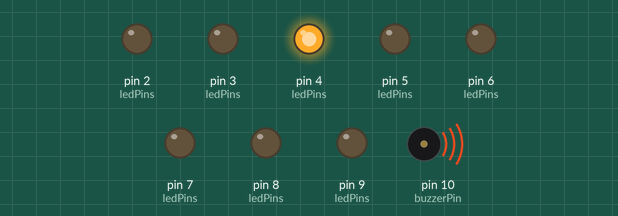
This sketch was run on a simulated Arduino Uno, built with avr-gcc and run on an emulated ATmega328P. Shown: output pins drawn as LEDs (lit = HIGH), buzzer (waves = sounding). At 13.2 s the program stops and its outputs stay as they are.

Above: at 0.2 s.
At 3.51 s:
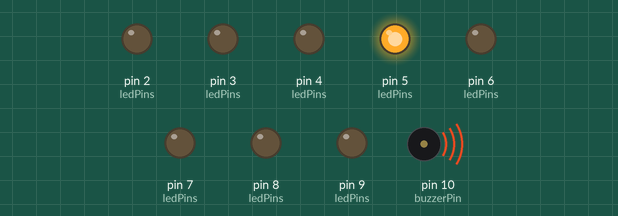
At 5.31 s:
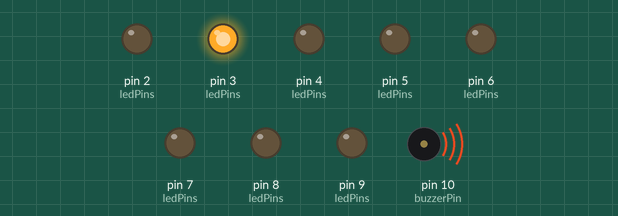
At 6.35 s:
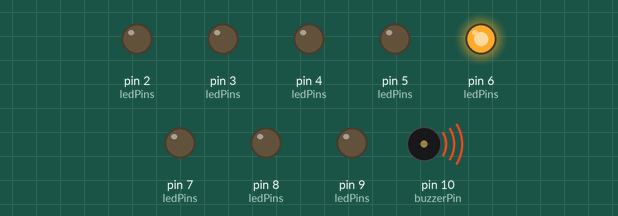
At 12.5 s:
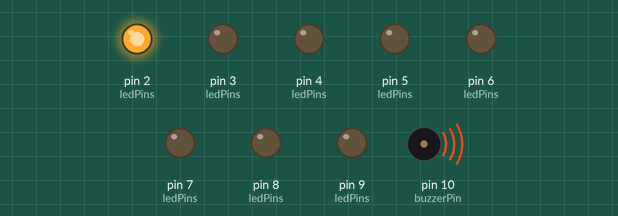
At 13.3 s:
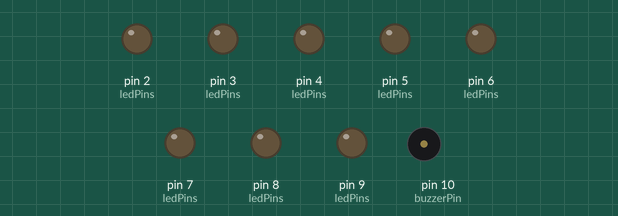
Timing chart, 0 to 14.7 s (numbered marks = the images above):
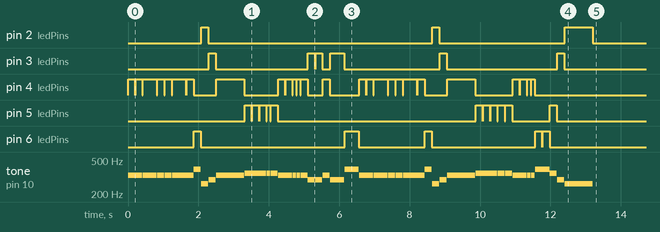

The sketch:

music_player_lights.ino
```cpp
/*

MUSIC PLAYER W/ LIGHTS

Use the buzzer to play a song!

  The buzzer in your Inventor's Kit is an electromechanical
  component you can use to make noise. Inside the buzzer is a
  coil of wire and a small magnet. When current flows through
  the coil, it becomes magnetized and pulls towards the magnet,
  creating a tiny "click". When you do this thousands of times
  per second, you create tones.

  The Arduino has a built-in command called tone() which clicks
  the buzzer at a certain frequency. This sketch knows the
  frequencies of the common notes, allowing you to create songs.
  We're never going to let you down!

Hardware connections:

  The buzzer has two pins. One is positive and one is negative.
  The postitive pin is marked by a "+" symbol on both the top
  and bottom of the buzzer.

  Connect the positive pin to Arduino digital pin 9.
  (Note that this must be a PWM pin.)
  Connect the negative pin to GND.

  Tip: if the buzzer doesn't fit into the breadboard easily,
  try rotating it slightly to fit into diagonal holes.

This sketch was written by SparkFun Electronics,
with lots of help from the Arduino community.
(This sketch was originally developed by D. Cuartielles for K3)
This code is completely free for any use.
Visit http://www.arduino.cc to learn about the Arduino.

Version 2.0 6/2012 MDG
*/

/*
This sketch uses the buzzer to play songs.
The Arduino's tone() command will play notes of a given frequency.
We'll provide a function that takes in note characters (a-g),
and returns the corresponding frequency from this table:

  note 	frequency
  c     262 Hz
  d     294 Hz
  e     330 Hz
  f     349 Hz
  g     392 Hz
  a     440 Hz
  b     494 Hz
  C     523 Hz

For more information, see http://arduino.cc/en/Tutorial/Tone
*/

const int buzzerPin = 10;

// We'll set up an array with the notes we want to play
// change these values to make different songs!

// Length must equal the total number of notes and spaces

// Baby Shark
// const int songLength = 30;

// Jingle Bells
const int songLength = 51;

// Notes is an array of text characters corresponding to the notes
// in your song. A space represents a rest (no tone)

// Baby Shark
// char notes[] = "cdfffffffcdfffffffcdfffffffcde";

// Jingle Bells
char notes[] = "eeeeeeegcdefffffeeeeeddedgeeeeeeegcdefffffeeeeggfdc"; // a space represents a rest

// Beats is an array values for each note and rest.
// A "1" represents a quarter-note, 2 a half-note, etc.
// Don't forget that the rests (spaces) need a length as well.

// Baby Shark
// int beats[] = {4,4,2,2,2,1,2,1,2,2,2,2,2,2,1,2,1,2,2,2,2,2,2,1,2,1,2,2,2,4};

// Jingle Bells
int beats[] = {2,2,4,2,2,4,2,2,2,2,8,2,2,2,1,2,2,2,1,1,2,2,2,2,4,4,2,2,4,2,2,4,2,2,2,2,8,2,2,2,2,2,2,2,1,1,2,2,2,2,8};

int ledPins[] = {2,3,4,5,6,7,8,9};

// The tempo is how fast to play the song.
// To make the song play faster, decrease this value.

int tempo = 100;

int light = 0;

int index = 0;

void setup()
{
  Serial.begin(9600);
  pinMode(buzzerPin, OUTPUT);
  for(index = 2; index <= 9; index++)
  {
    pinMode(index,OUTPUT);
    // ledPins[index] is replaced by the value in the array.
    // For example, ledPins[0] is 2
    digitalWrite(index, LOW);
  }
}


void loop()
{
  int i, duration;

  for (i = 0; i < songLength; i++) // step through the song arrays
  {
    duration = beats[i] * tempo;  // length of note/rest in ms

    if (notes[i] == ' ')          // is this a rest?
    {
      delay(duration);            // then pause for a moment
    }
    else                          // otherwise, play the note
    {
      tone(buzzerPin, frequency(notes[i]), duration);
      digitalWrite(light, HIGH);
      delay(duration);            // wait for tone to finish
    }
    digitalWrite(light, LOW);
    delay(tempo/10);              // brief pause between notes
  }

  // We only want to play the song once, so we'll pause forever:
  while(true){}
  // If you'd like your song to play over and over,
  // remove the above statement
}


int frequency(char note)
{
  // This function takes a note character (a-g), and returns the
  // corresponding frequency in Hz for the tone() function.

  int i;
  const int numNotes = 8;  // number of notes we're storing

  // The following arrays hold the note characters and their
  // corresponding frequencies. The last "C" note is uppercase
  // to separate it from the first lowercase "c". If you want to
  // add more notes, you'll need to use unique characters.

  // For the "char" (character) type, we put single characters
  // in single quotes.

  char names[] = { 'c', 'd', 'e', 'f', 'g', 'a', 'b', 'C' };
  int frequencies[] = {262, 294, 330, 349, 392, 440, 494, 523};

  // Now we'll search through the letters in the array, and if
  // we find it, we'll return the frequency for that note.

  for (i = 0; i < numNotes; i++)  // Step through the notes
  {
    if (names[i] == note)         // Is this the one?
    {
      light = i + 2;
      return(frequencies[i]);     // Yes! Return the frequency
    }
  }
  return(0);  // We looked through everything and didn't find it,
              // but we still need to return a value, so return 0.
}
```

Measured:
- by itself, pin 2 (ledPins): goes HIGH 0.20 s, LOW 6.4 s, HIGH 0.20 s, LOW 3.6 s, HIGH 0.80 s, then LOW
- by itself, pin 6 (ledPins): LOW → HIGH at 1.9 s, → LOW 0.20 s later, → HIGH 4.1 s later, → LOW 0.40 s later, … (10 changes in this stretch)
- by itself, tone on pin 10 (buzzerPin): plays 330 Hz for 0.20 s, 330 Hz for 0.20 s, 330 Hz for 0.40 s, 330 Hz for 0.20 s, 330 Hz for 0.20 s, 330 Hz for 0.40 s … (51 notes in this stretch)
